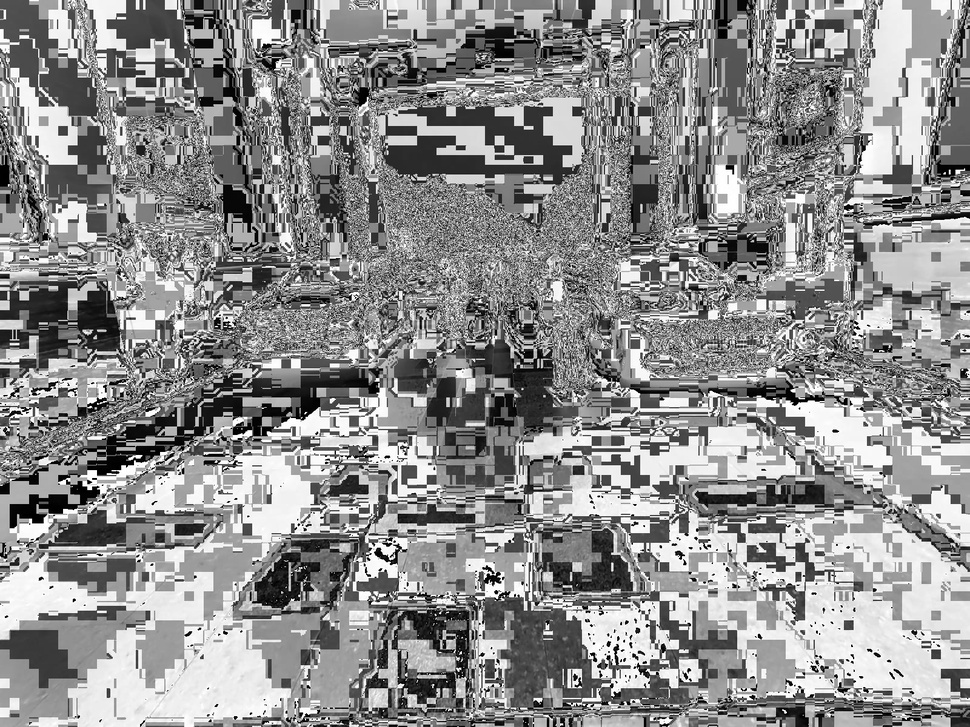
#> input picture img.jpeg, 970 x 727 px, shrunk from 1600 x 1200 before the run, given in place of WhatsApp Image 2024-08-18 at 18.36.52_96d4e0eb.jpg, which was not available
$ jupyter execute opencv2.ipynb
#> lines starting #> are read from the running program, lines starting #| are printed output that depends on the picture; after the words box and inside, x2 and y2 are one past the last pixel; in counts of white or black regions, pixels touching at a corner belong together; pictures that were not available may be replaced by others from this repository, and a replacement may not be noted
[cell 1]
import cv2
import numpy as np
import matplotlib.pyplot as plt

[cell 2]
def image_enhancement(image):
    if image is None:
        raise ValueError("Input image is None.")

    # Convert image to YUV color space
    yuv = cv2.cvtColor(image, cv2.COLOR_BGR2YUV)
    y, u, v = cv2.split(yuv)

    # Apply histogram equalization to the Y channel
    y_eq = cv2.equalizeHist(y)

    # Merge channels back
    yuv_eq = cv2.merge([y_eq, u, v])
    enhanced_image = cv2.cvtColor(yuv_eq, cv2.COLOR_YUV2BGR)

    return enhanced_image

def image_noise_removal(image):
    if image is None:
        raise ValueError("Input image is None.")

    # Apply Gaussian blur to remove noise
    blurred_image = cv2.GaussianBlur(image, (5, 5), 0)

    return blurred_image

[cell 3]
def image_restoration(image):
    if image is None:
        raise ValueError("Input image is None.")

    # Restore image using inpainting for occlusions
    mask = np.zeros(image.shape[:2], np.uint8)
    mask[50:150, 50:150] = 255  # Example mask area for inpainting

    restored_image = cv2.inpaint(image, mask, inpaintRadius=3, flags=cv2.INPAINT_TELEA)

    return restored_image

def morphological_operations(image):
    if image is None:
        raise ValueError("Input image is None.")

    # Convert to grayscale
    gray = cv2.cvtColor(image, cv2.COLOR_BGR2GRAY)

    # Apply thresholding
    _, binary = cv2.threshold(gray, 127, 255, cv2.THRESH_BINARY)

    # Define kernel for morphological operations
    kernel = np.ones((5, 5), np.uint8)

    # Apply morphological operations
    opening = cv2.morphologyEx(binary, cv2.MORPH_OPEN, kernel)
    closing = cv2.morphologyEx(binary, cv2.MORPH_CLOSE, kernel)

    return opening, closing

def image_encoding_compression(image, filename='compressed_image.jpg'):
    if image is None:
        raise ValueError("Input image is None.")

    # Encode image to JPEG format with compression
    encode_param = [int(cv2.IMWRITE_JPEG_QUALITY), 90]
    result, encoded_image = cv2.imencode('.jpg', image, encode_param)

    if result:
        with open(filename, 'wb') as f:
            f.write(encoded_image.tobytes())
        return filename
    else:
        raise ValueError("Failed to encode image.")

[cell 4]
def count_objects(image):
    if image is None:
        raise ValueError("Input image is None.")

    # Convert to grayscale
    gray = cv2.cvtColor(image, cv2.COLOR_BGR2GRAY)

    # Apply thresholding
    _, binary = cv2.threshold(gray, 127, 255, cv2.THRESH_BINARY)

    # Find contours
    contours, _ = cv2.findContours(binary, cv2.RETR_EXTERNAL, cv2.CHAIN_APPROX_SIMPLE)

    # Draw contours on the original image (for visualization)
    image_with_contours = image.copy()
    cv2.drawContours(image_with_contours, contours, -1, (0, 255, 0), 2)

    # Number of objects is the number of contours
    num_objects = len(contours)

    return num_objects, image_with_contours

[cell 5]
def display_image(title, image):
    """ Utility function to display an image using matplotlib """
    plt.figure(figsize=(8,6))
    if len(image.shape) == 3:  # Color image
        plt.imshow(cv2.cvtColor(image, cv2.COLOR_BGR2RGB))
    else:  # Grayscale image
        plt.imshow(image, cmap='gray')
    plt.title(title)
    plt.axis('off')
    plt.show()

[cell 6]
def main():
    # Load an image
    image_path = r"C:\Users\abhi1\Downloads\WhatsApp Image 2024-08-18 at 18.36.52_96d4e0eb.jpg"  # Replace with your image file path
    image = cv2.imread(image_path)
#> image is the input picture: shape (727, 970, 3); min 0, max 255, mean 142.1

    if image is None:
        raise ValueError(f"Failed to load image from path: {image_path}")

    # Image Enhancement
    enhanced_image = image_enhancement(image)
#> in image_enhancement, `yuv = cv2.cvtColor(image, cv2.COLOR_BGR2YUV)`: yuv: shape (727, 970, 3); mean of channels 0, 1, 2 142.1, 128, 128
#> in image_enhancement, `y, u, v = cv2.split(yuv)`: u: shape (727, 970); every value is 128
#> in image_enhancement, `y_eq = cv2.equalizeHist(y)`:
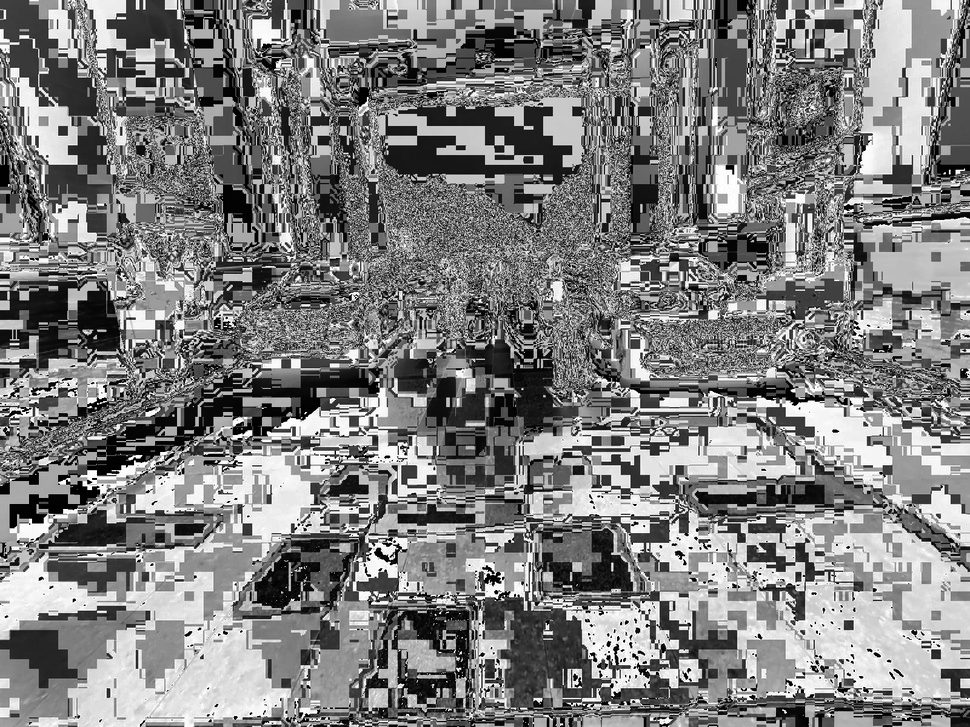
#> y_eq: shape (727, 970); min 0, max 255, mean 127.3
#> in image_enhancement, `yuv_eq = cv2.merge([y_eq, u, v])`: yuv_eq: shape (727, 970, 3); mean of channels 0, 1, 2 127.3, 128, 128
    if enhanced_image is None:
        raise ValueError("Enhanced image is None.")
    print("Enhanced image shape:", enhanced_image.shape)
#| Enhanced image shape: (727, 970, 3)
    display_image('Enhanced Image', enhanced_image)

    # Image Noise Removal
    noise_removed_image = image_noise_removal(image)
#> in image_noise_removal, `blurred_image = cv2.GaussianBlur(image, (5, 5), 0)`:
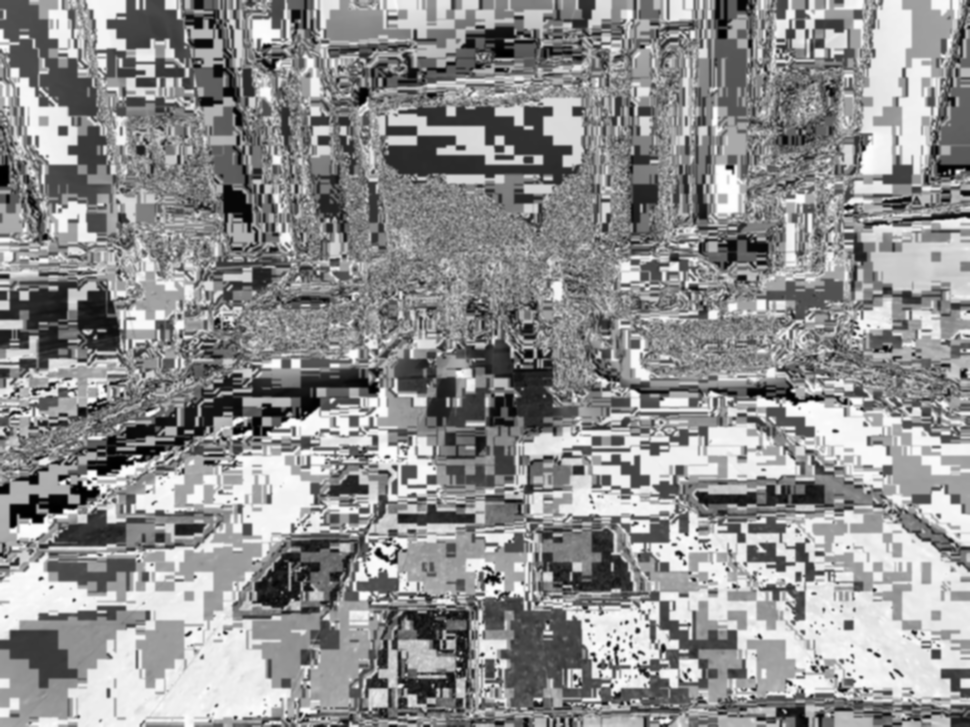
#> blurred_image: shape (727, 970, 3); min 0, max 255, mean 142.1
    if noise_removed_image is None:
        raise ValueError("Noise removed image is None.")
    print("Noise removed image shape:", noise_removed_image.shape)
#| Noise removed image shape: (727, 970, 3)
    display_image('Noise Removed Image', noise_removed_image)

    # Image Restoration
    restored_image = image_restoration(image)
    if restored_image is None:
        raise ValueError("Restored image is None.")
    print("Restored image shape:", restored_image.shape)
#| Restored image shape: (727, 970, 3)
    display_image('Restored Image', restored_image)

    # Morphological Operations
    opening, closing = morphological_operations(image)
#> in morphological_operations, `_, binary = cv2.threshold(gray, 127, 255, cv2.THRESH_BINARY)`:
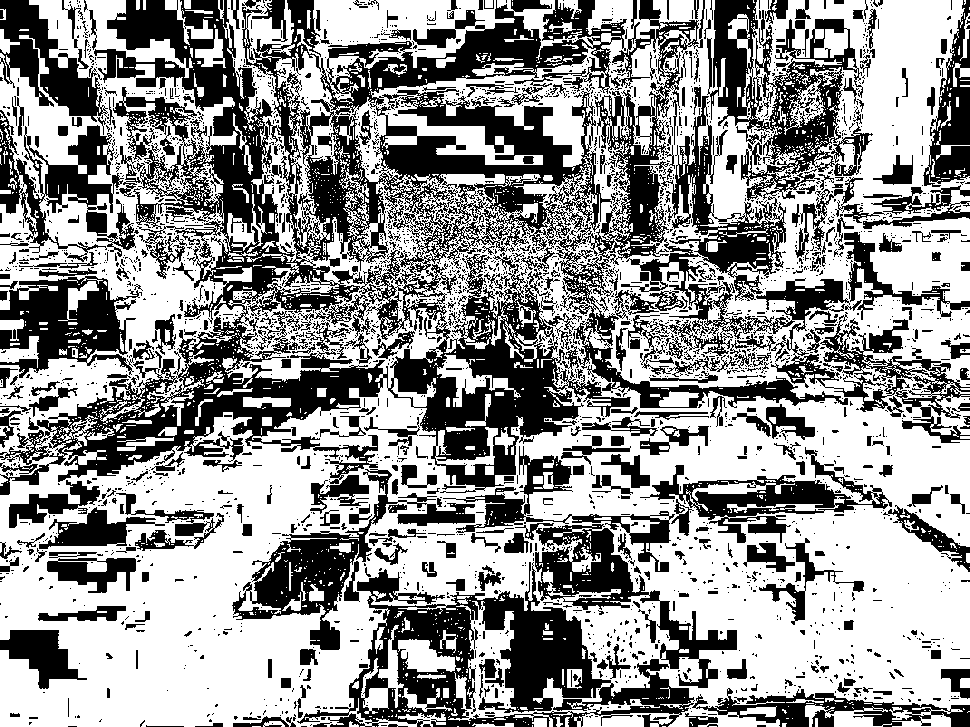
#> binary: shape (727, 970); 58.4% white; 2939 black regions (2495 under 20 px), largest, box (x1, y1, x2, y2) and area: (0, 0, 970, 495) 132405, (297, 562, 695, 727) 21707, (707, 0, 873, 201) 12416
#> in morphological_operations, `opening = cv2.morphologyEx(binary, cv2.MORPH_OPEN, kernel)`:
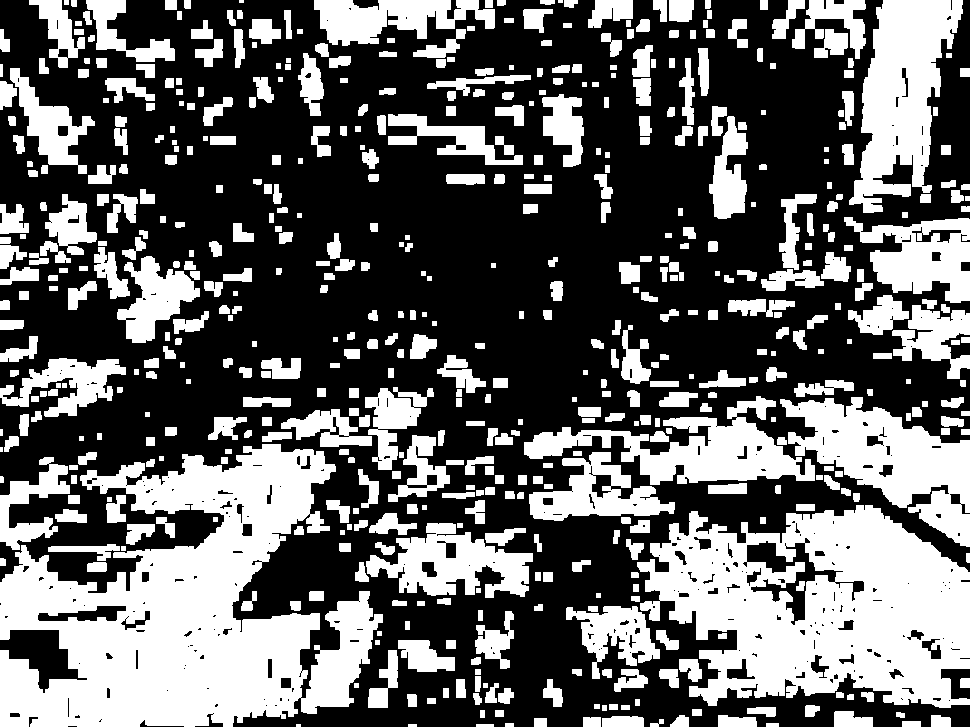
#> opening: shape (727, 970); 39.2% white; 566 white regions (4 under 20 px), largest, box (x1, y1, x2, y2) and area: (0, 444, 383, 727) 60378, (637, 505, 970, 708) 43651, (849, 0, 963, 213) 13451
#> in morphological_operations, `closing = cv2.morphologyEx(binary, cv2.MORPH_CLOSE, kernel)`:
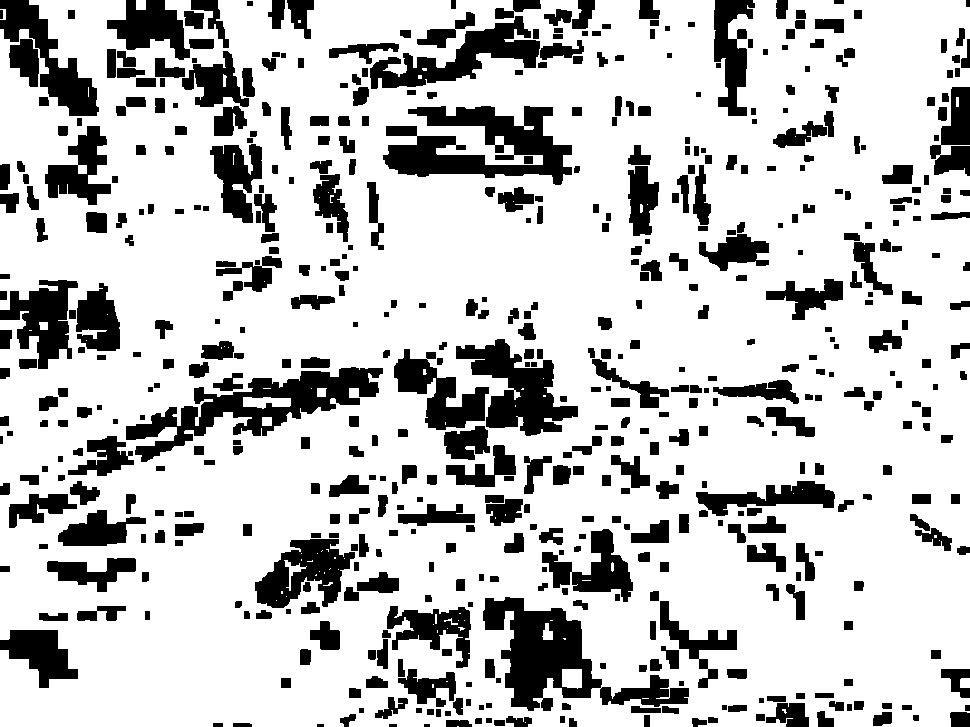
#> closing: shape (727, 970); 77.5% white; 554 black regions (1 under 20 px)
    if opening is None or closing is None:
        raise ValueError("Morphological operations failed.")
    print("Morphological Opening shape:", opening.shape)
#| Morphological Opening shape: (727, 970)
    print("Morphological Closing shape:", closing.shape)
#| Morphological Closing shape: (727, 970)
    display_image('Morphological Opening', opening)
    display_image('Morphological Closing', closing)

    # Image Encoding and Compression
    compressed_image_path = image_encoding_compression(image)
#> compressed_image_path = 'compressed_image.jpg'
    print(f'Compressed image saved to {compressed_image_path}')
#| Compressed image saved to compressed_image.jpg
    compressed_image = cv2.imread(compressed_image_path)
#> compressed_image: shape (727, 970, 3); min 0, max 255, mean 142.1
    if compressed_image is None:
        raise ValueError(f"Failed to load compressed image from path: {compressed_image_path}")
    display_image('Compressed Image', compressed_image)

    # Count Objects
    num_objects, image_with_objects = count_objects(image)
#> in count_objects, `contours, _ = cv2.findContours(binary, cv2.RETR_EXTERNAL, cv2.CHAIN_AP..`: contours = 699 contours, 614 with area under 20; largest, box (x1, y1, x2, y2) and area: (0, 0, 970, 727) 578278, (398, 639, 456, 672) 1142, (361, 625, 404, 714) 1054, (805, 704, 892, 727) 731, (0, 336, 39, 368) 499
#> in count_objects, `cv2.drawContours(image_with_contours, contours, -1, (0, 255, 0), 2)`:
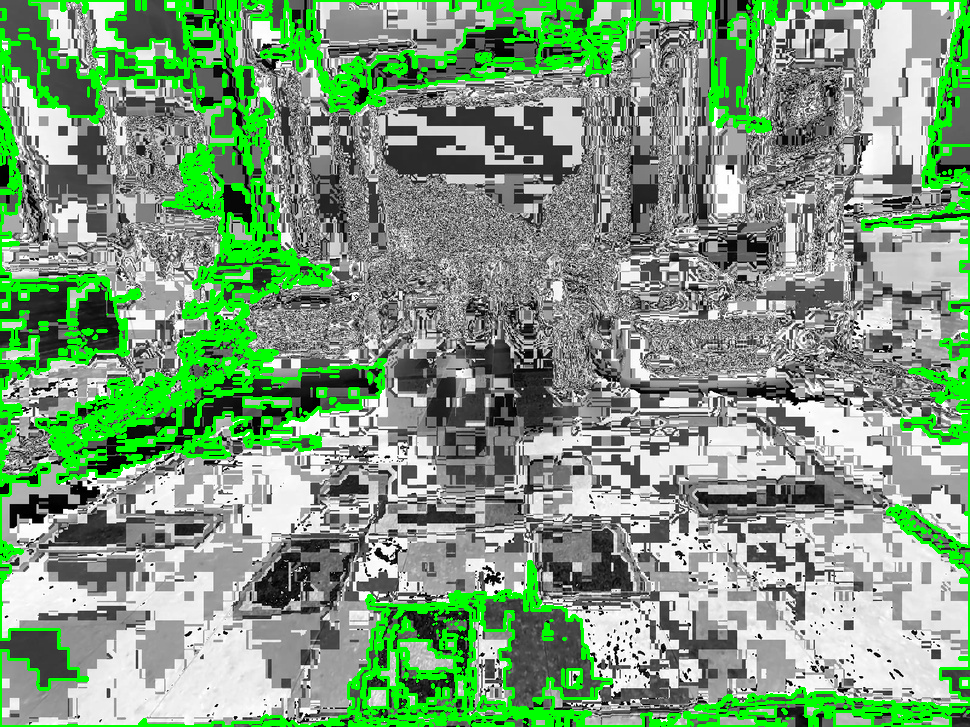
#> image_with_contours: shape (727, 970, 3); 12.55% of pixels changed, all inside (x1, y1, x2, y2) = (0, 0, 970, 727)
#> in count_objects, `num_objects = len(contours)`: num_objects = 699
#> num_objects = 699
    print(f'Number of objects detected: {num_objects}')
#| Number of objects detected: 699
    display_image('Objects Detected', image_with_objects)

# Execute the main function
main()

$ run again, on img2.jpg
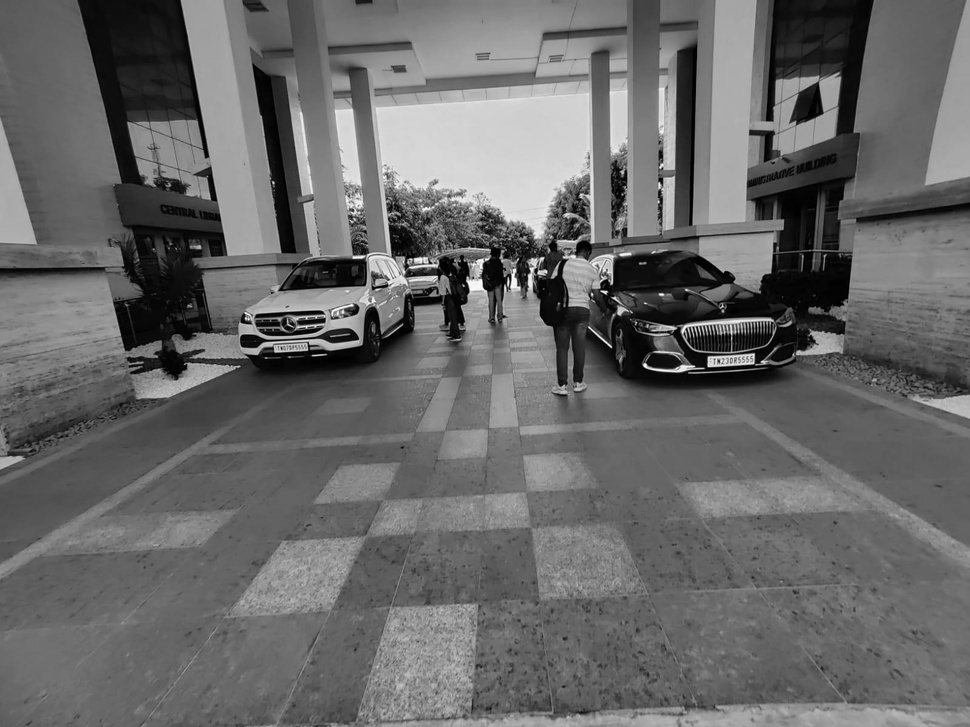
#> input picture img2.jpg, 970 x 727 px, shrunk from 1600 x 1200 before the run, given in place of WhatsApp Image 2024-08-18 at 18.36.52_96d4e0eb.jpg, which was not available
#> in main, image is the input picture: shape (727, 970, 3); min 0, max 255, mean 104.4
#> yuv: shape (727, 970, 3); mean of channels 0, 1, 2 104.4, 128, 128
#> u: shape (727, 970); every value is 128
#> yuv_eq: shape (727, 970, 3); mean of channels 0, 1, 2 128.4, 128, 128
#| Enhanced image shape: (727, 970, 3)
#| Noise removed image shape: (727, 970, 3)
#| Restored image shape: (727, 970, 3)
#> in morphological_operations, `_, binary = cv2.threshold(gray, 127, 255, cv2.THRESH_BINARY)`:
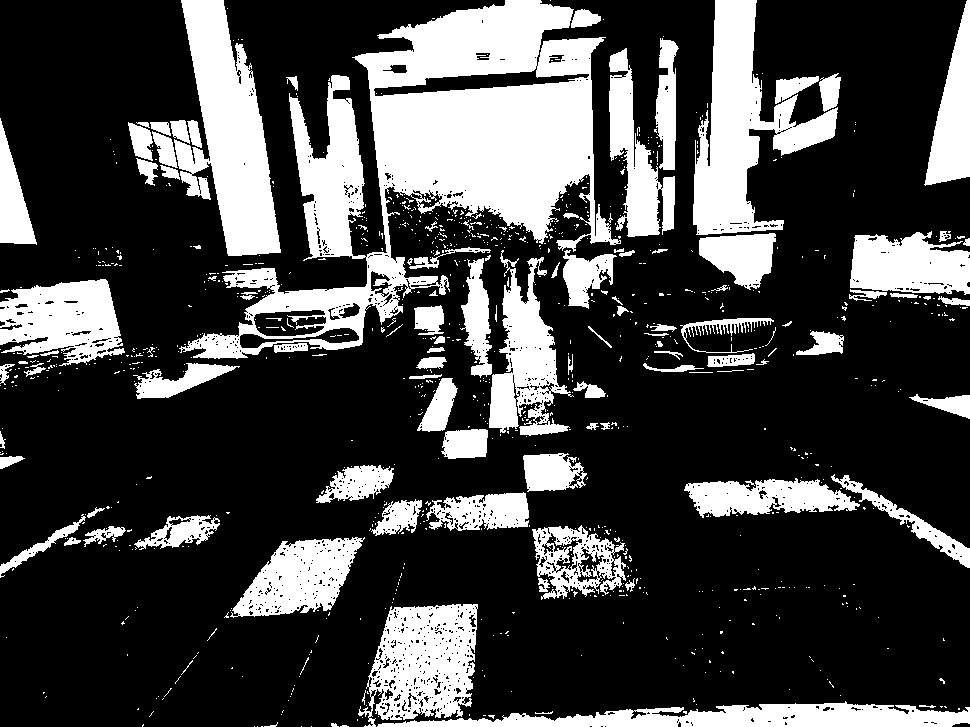
#> binary: shape (727, 970); 26.8% white; 937 white regions (823 under 20 px), largest, box (x1, y1, x2, y2) and area: (179, 0, 621, 359) 55924, (174, 0, 281, 256) 14791, (693, 0, 838, 235) 13968
#> opening: shape (727, 970); 23.1% white; 163 white regions (1 under 20 px), largest, box (x1, y1, x2, y2) and area: (370, 78, 594, 239) 24785, (181, 0, 280, 256) 13482, (693, 0, 837, 235) 13200
#> closing: shape (727, 970); 29.8% white; 283 white regions (225 under 20 px)
#| Morphological Opening shape: (727, 970)
#| Morphological Closing shape: (727, 970)
#> compressed_image_path = 'compressed_image.jpg'
#| Compressed image saved to compressed_image.jpg
#> contours = 917 contours, 836 with area under 20; largest, box (x1, y1, x2, y2) and area: (179, 0, 621, 359) 60206, (174, 0, 281, 256) 14377, (693, 0, 838, 235) 13528, (358, 604, 478, 727) 10238, (377, 701, 970, 727) 8180
#> in count_objects, `cv2.drawContours(image_with_contours, contours, -1, (0, 255, 0), 2)`:
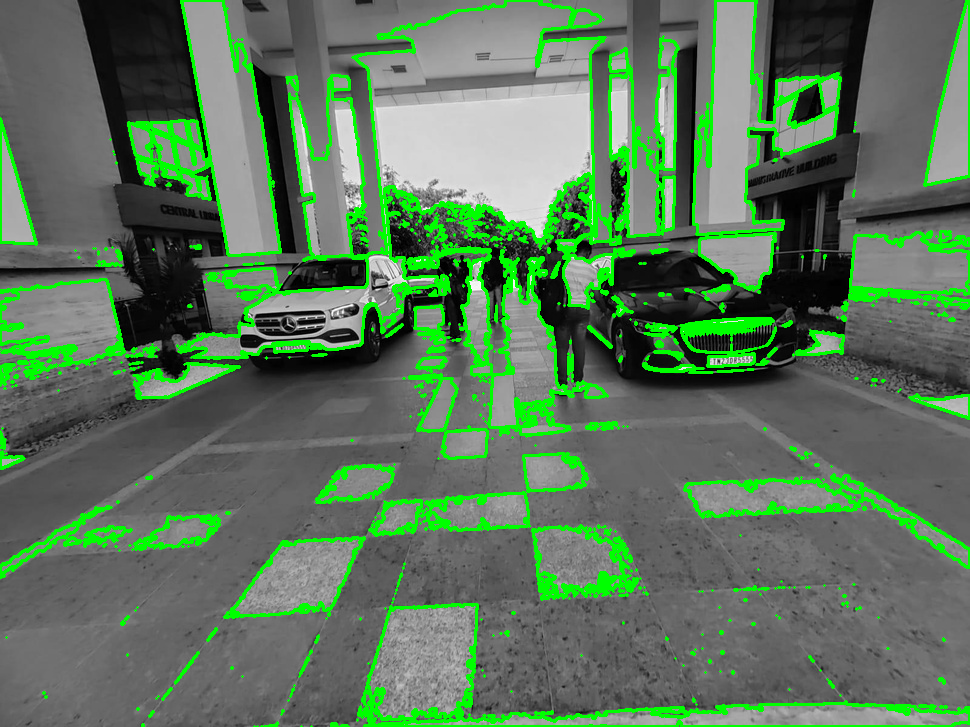
#> image_with_contours: shape (727, 970, 3); 10.92% of pixels changed, all inside (x1, y1, x2, y2) = (0, 0, 970, 727)
#> in count_objects, `num_objects = len(contours)`: num_objects = 917
#| Number of objects detected: 917
